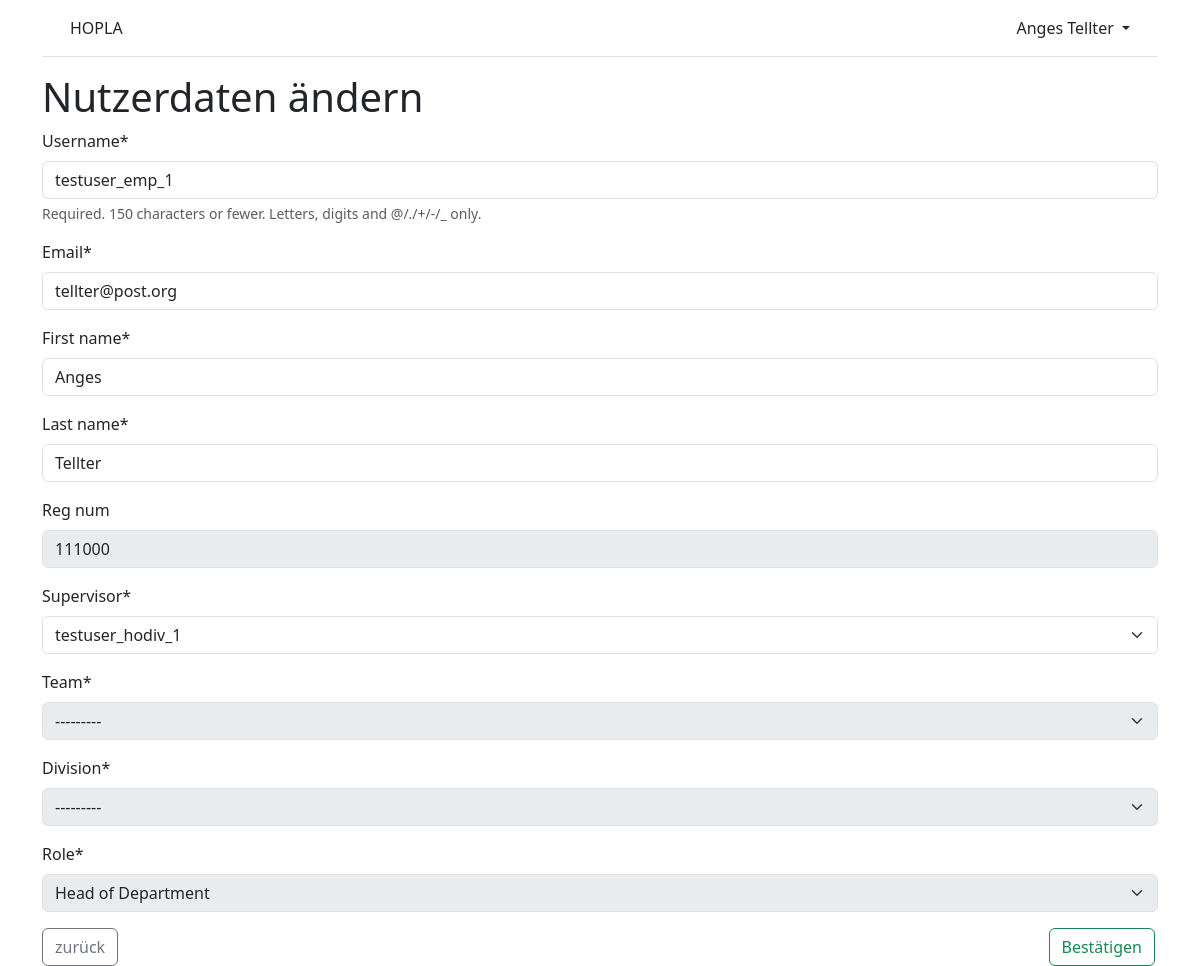
The app's page /accounts/user_info_change/4/ (signed in) with its own data.
### accounts/models.py (models this page shows)
class Employee(AbstractUser):
    reg_num = models.PositiveIntegerField(null=True, blank=True)
    supervisor = models.ForeignKey(
        'self',
        on_delete=models.CASCADE,
        null=True,
        blank=True,
    )
    team = models.ForeignKey(
        "Team",
        on_delete=models.CASCADE,
        null=True,
        blank=True,
    )
    class Role(models.TextChoices):
        HODEP = ("HODep", "Head of Department")
        HODIV = ("HODiv", "Head of Division")
        HOT = ("HOT", "Head of Team")
        EMP = ("Emp", "Employee")
    role = models.CharField(
        max_length=18,
        choices=Role.choices,
        default=Role.EMP,
    )

### accounts/views.py (the view)
# urls.py: path("user_info_change/<int:pk>/", UserInfoChangeView.as_view(), name="user_info_change"),
class UserInfoChangeView(LoginRequiredMixin, UserPassesTestMixin, UpdateView):
    model = Employee
    form_class = EmployeeChangeForm
    success_url = reverse_lazy('user_info_change_done')
    template_name = "registration/user_info_change_form.html"
    def test_func(self):
        obj = self.get_object()
        return obj.id == self.request.user.id

### accounts/forms.py
class EmployeeChangeForm(forms.ModelForm):
    email = forms.EmailField(required=True)
    first_name = forms.CharField(required=True)
    last_name = forms.CharField(required=True)
    reg_num = forms.CharField(required=False, disabled=True)
    supervisor = forms.ModelChoiceField(queryset=Employee.objects.filter(role='HODiv'), required=True)
    division = forms.ModelChoiceField(queryset=Division.objects.all(), disabled=True)
    team = forms.ModelChoiceField(queryset=Team.objects.none(), disabled=True)
    role = forms.ChoiceField(disabled=True, choices=Employee.Role.choices)
    class Meta:
        model = Employee
        fields = (
            "username",
            "email",
            "first_name",
            "last_name",
            "reg_num",
            "supervisor",
            "team",
        )

### accounts/models.py (called while the page is built)
    def __str__(self):
        return self.name[:50]

### templates/registration/user_info_change_form.html
{% extends "base.html" %}
{% load crispy_forms_tags %}
{% block content %}
<h1>Nutzerdaten ändern</h1>
<form action="" method="post">{% csrf_token %}
  {{ form|crispy }}
  <button type="submit" class="btn btn-outline-success right">Bestätigen</button>
</form>
  <button onclick="goBack()" class="btn btn-outline-secondary left">zurück</button>
{% endblock content %}

### templates/base.html (shortened to what this page needs)
<!DOCTYPE html>
{% load static %}
<html>
<head>
  {% load bootstrap5 %}
  {% bootstrap_css %}
  <link rel="stylesheet" href="{% static 'css/base.css' %}">
</head>
<body>
<div class="container">
  <header class="p-3 mb-3 border-bottom">
    <div class="container">
      <div class="d-flex flex-wrap align-items-center justify-content-center justify-content-lg-start">
        <a class="navbar-brand" href="{% url 'home' %}">HOPLA</a>
        {% if user.is_authenticated %}
        <div class="dropdown text-end">
          <a href="#" class="d-block link-dark text-decoration-none dropdown-toggle"
            id="dropdownUser1" data-bs-toggle="dropdown" aria-expanded="false">
            {{ user.first_name }} {{ user.last_name }}
          </a>
        </div>
        {% else %}
        <div class="text-end">
          <a href="{% url 'login' %}" class="btn btn-outline-primary me-2">
            Log In</a>
          <a href="{% url 'signup' %}" class="btn btn-primary">Sign Up</a>
        </div>
        {% endif %}
      </div>
    </div>
  </header>
  <main>
    {% block content %}
    {% endblock content %}
  </main>
</div>
</body>
</html>

### static/css/base.css (style rules this page uses)
.left { float: left; }
.right { float: right; }
.btn { outline: none; box-shadow: 0 0 0 0; margin-right: 3px; }

### records on screen
Employee: first_name "Anges", last_name "Tellter", username "testuser_emp_1", email "tellter@post.org", reg_num "111000", supervisor "testuser_hodiv_1", team "---------", role "Head of Department"
